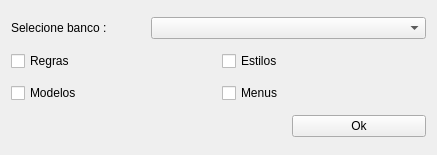
<?xml version="1.0" encoding="UTF-8"?>
<ui version="4.0">
 <class>Form</class>
 <widget class="QWidget" name="Form">
  <property name="geometry">
   <rect>
    <x>0</x>
    <y>0</y>
    <width>437</width>
    <height>155</height>
   </rect>
  </property>
  <property name="windowTitle">
   <string>Form</string>
  </property>
  <layout class="QGridLayout" name="gridLayout">
   <item row="0" column="0">
    <widget class="QLabel" name="label">
     <property name="text">
      <string>Selecione banco :</string>
     </property>
    </widget>
   </item>
   <item row="0" column="1" colspan="2">
    <widget class="QComboBox" name="databasesCb"/>
   </item>
   <item row="1" column="0" colspan="3">
    <layout class="QHBoxLayout" name="horizontalLayout">
     <item>
      <widget class="QCheckBox" name="rulesCkb">
       <property name="text">
        <string>Regras</string>
       </property>
      </widget>
     </item>
     <item>
      <widget class="QCheckBox" name="stylesCkb">
       <property name="text">
        <string>Estilos</string>
       </property>
      </widget>
     </item>
    </layout>
   </item>
   <item row="2" column="0" colspan="3">
    <layout class="QHBoxLayout" name="horizontalLayout_2">
     <item>
      <widget class="QCheckBox" name="modelsCkb">
       <property name="text">
        <string>Modelos</string>
       </property>
      </widget>
     </item>
     <item>
      <widget class="QCheckBox" name="menusCkb">
       <property name="text">
        <string>Menus</string>
       </property>
      </widget>
     </item>
    </layout>
   </item>
   <item row="3" column="0" colspan="2">
    <spacer name="horizontalSpacer">
     <property name="orientation">
      <enum>Qt::Horizontal</enum>
     </property>
     <property name="sizeHint" stdset="0">
      <size>
       <width>159</width>
       <height>20</height>
      </size>
     </property>
    </spacer>
   </item>
   <item row="3" column="2">
    <widget class="QPushButton" name="okBtn">
     <property name="text">
      <string>Ok</string>
     </property>
    </widget>
   </item>
  </layout>
 </widget>
 <resources/>
 <connections/>
</ui>
